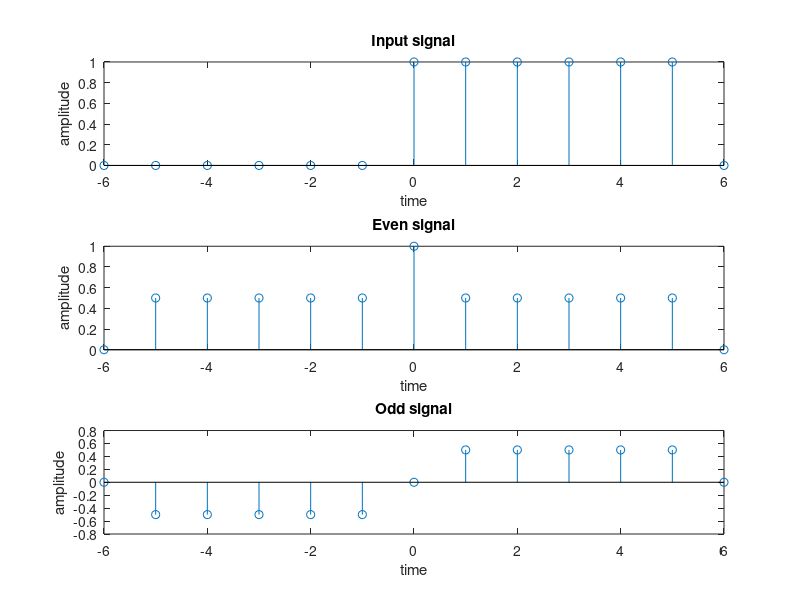

Write the MATLAB code that produced this figure.
%even and odd signals
clear
close all
n1 = 0:6;
x1= [ 1 1 1 1 1 1 0];
n2 = -fliplr(n1);
n = min(min(n1),min(n2)): max(max(n1),max(n2));
y1 = zeros(1, length(n));
y1((n>=min(n1))&(n<=max(n1))) = x1();
x = y1;

xe = 0.5*(x+ fliplr(x));
x0 = 0.5*(x- fliplr(x));

subplot(311), stem(n,x);
xlabel('time')
ylabel('amplitude')
title('Input signal')
subplot(312), stem(n,xe);
xlabel('time')
ylabel('amplitude')
title('Even signal')
subplot(313), stem(n,x0);
xlabel('time')
ylabel('amplitude')
title('Odd signal')